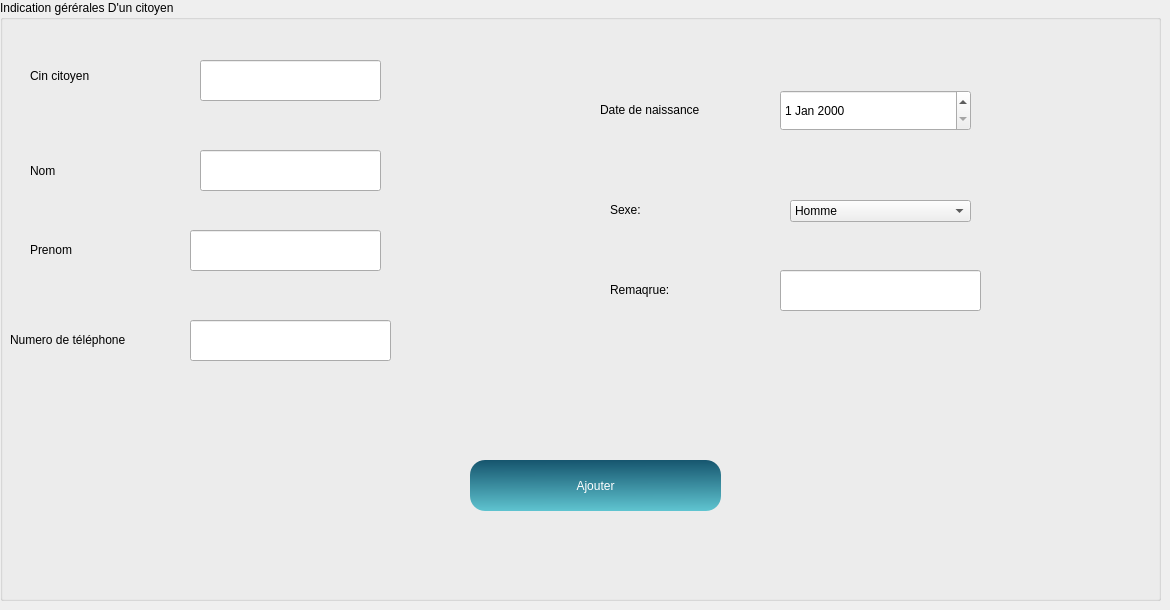
          <widget class="QWidget" name="tab_63">
           <attribute name="icon">
            <iconset resource="resource.qrc">
             <normaloff>:/image/img/button.png</normaloff>:/image/img/button.png</iconset>
           </attribute>
           <attribute name="title">
            <string>Ajouter un Citoyen</string>
           </attribute>
           <widget class="QGroupBox" name="groupBox_25">
            <property name="geometry">
             <rect>
              <x>0</x>
              <y>0</y>
              <width>1161</width>
              <height>601</height>
             </rect>
            </property>
            <property name="title">
             <string>Indication gérérales D'un citoyen</string>
            </property>
            <widget class="QLabel" name="label_94">
             <property name="geometry">
              <rect>
               <x>30</x>
               <y>60</y>
               <width>81</width>
               <height>31</height>
              </rect>
             </property>
             <property name="text">
              <string>Cin citoyen</string>
             </property>
            </widget>
            <widget class="QLabel" name="LeNom_7">
             <property name="geometry">
              <rect>
               <x>30</x>
               <y>160</y>
               <width>91</width>
               <height>21</height>
              </rect>
             </property>
             <property name="text">
              <string>Nom</string>
             </property>
            </widget>
            <widget class="QLineEdit" name="le_cin">
             <property name="geometry">
              <rect>
               <x>200</x>
               <y>60</y>
               <width>181</width>
               <height>41</height>
              </rect>
             </property>
            </widget>
            <widget class="QLineEdit" name="le_nom">
             <property name="geometry">
              <rect>
               <x>200</x>
               <y>150</y>
               <width>181</width>
               <height>41</height>
              </rect>
             </property>
            </widget>
            <widget class="QLineEdit" name="le_numero22">
             <property name="geometry">
              <rect>
               <x>190</x>
               <y>320</y>
               <width>201</width>
               <height>41</height>
              </rect>
             </property>
            </widget>
            <widget class="QLineEdit" name="le_prenom">
             <property name="geometry">
              <rect>
               <x>190</x>
               <y>230</y>
               <width>191</width>
               <height>41</height>
              </rect>
             </property>
            </widget>
            <widget class="QLabel" name="label_160">
             <property name="geometry">
              <rect>
               <x>610</x>
               <y>280</y>
               <width>81</width>
               <height>20</height>
              </rect>
             </property>
             <property name="text">
              <string>Remaqrue:</string>
             </property>
            </widget>
            <widget class="QLabel" name="label_161">
             <property name="geometry">
              <rect>
               <x>30</x>
               <y>240</y>
               <width>51</width>
               <height>20</height>
              </rect>
             </property>
             <property name="text">
              <string>Prenom</string>
             </property>
            </widget>
            <widget class="QDateEdit" name="le_daten1">
             <property name="geometry">
              <rect>
               <x>780</x>
               <y>90</y>
               <width>191</width>
               <height>41</height>
              </rect>
             </property>
            </widget>
            <widget class="QLineEdit" name="le_remarque">
             <property name="geometry">
              <rect>
               <x>780</x>
               <y>270</y>
               <width>201</width>
               <height>41</height>
              </rect>
             </property>
            </widget>
            <widget class="QLabel" name="label_162">
             <property name="geometry">
              <rect>
               <x>10</x>
               <y>330</y>
               <width>151</width>
               <height>20</height>
              </rect>
             </property>
             <property name="text">
              <string>Numero de téléphone</string>
             </property>
            </widget>
            <widget class="QPushButton" name="ajouter_citoyen">
             <property name="geometry">
              <rect>
               <x>470</x>
               <y>460</y>
               <width>251</width>
               <height>51</height>
              </rect>
             </property>
             <property name="sizePolicy">
              <sizepolicy hsizetype="Maximum" vsizetype="Preferred">
               <horstretch>0</horstretch>
               <verstretch>0</verstretch>
              </sizepolicy>
             </property>
             <property name="styleSheet">
              <string notr="true">/*background-color:#C70039;
color:white;*/
QPushButton
{
background : qlineargradient(spread:pad, x1:0.467, y1:0, x2:0.482, y2:1, stop:0 rgba(22, 85,110, 255), stop:1 rgba(95, 196, 208, 255));
border-radius:15px;
color:white;
}
QPushButton:hover
{
background:qlineargradient(spread:pad, x1:0.457286, y1:0.381, x2:0.508, y2:1, stop:0 rgba(95, 196, 208, 255), stop:1 rgba(22, 85,110, 255))
}</string>
             </property>
             <property name="text">
              <string>Ajouter</string>
             </property>
             <property name="icon">
              <iconset resource="resource.qrc">
               <normaloff>:/image/img/add-button.png</normaloff>:/image/img/add-button.png</iconset>
             </property>
             <property name="iconSize">
              <size>
               <width>20</width>
               <height>25</height>
              </size>
             </property>
             <property name="autoDefault">
              <bool>true</bool>
             </property>
             <property name="default">
              <bool>false</bool>
             </property>
             <property name="flat">
              <bool>false</bool>
             </property>
            </widget>
            <widget class="QLabel" name="label_163">
             <property name="geometry">
              <rect>
               <x>600</x>
               <y>100</y>
               <width>131</width>
               <height>20</height>
              </rect>
             </property>
             <property name="text">
              <string>Date de naissance</string>
             </property>
            </widget>
            <widget class="QComboBox" name="le_sexe1">
             <property name="geometry">
              <rect>
               <x>790</x>
               <y>200</y>
               <width>181</width>
               <height>22</height>
              </rect>
             </property>
             <item>
              <property name="text">
               <string>Homme</string>
              </property>
             </item>
             <item>
              <property name="text">
               <string>Femme</string>
              </property>
             </item>
            </widget>
            <widget class="QLabel" name="label_164">
             <property name="geometry">
              <rect>
               <x>610</x>
               <y>200</y>
               <width>81</width>
               <height>20</height>
              </rect>
             </property>
             <property name="text">
              <string>Sexe:</string>
             </property>
            </widget>
            <widget class="QLabel" name="label_14">
             <property name="geometry">
              <rect>
               <x>-10</x>
               <y>0</y>
               <width>2011</width>
               <height>611</height>
              </rect>
             </property>
             <property name="styleSheet">
              <string notr="true">border-image: url(:/img/policeman-hold-shield-wearing-helmet-uniform-cop-guard-brick-background_48369-15139.jpg);</string>
             </property>
             <property name="text">
              <string/>
             </property>
            </widget>
            <zorder>label_14</zorder>
            <zorder>label_94</zorder>
            <zorder>LeNom_7</zorder>
            <zorder>le_cin</zorder>
            <zorder>le_nom</zorder>
            <zorder>le_numero22</zorder>
            <zorder>le_prenom</zorder>
            <zorder>label_160</zorder>
            <zorder>label_161</zorder>
            <zorder>le_daten1</zorder>
            <zorder>le_remarque</zorder>
            <zorder>label_162</zorder>
            <zorder>ajouter_citoyen</zorder>
            <zorder>label_163</zorder>
            <zorder>le_sexe1</zorder>
            <zorder>label_164</zorder>
           </widget>
          </widget>
